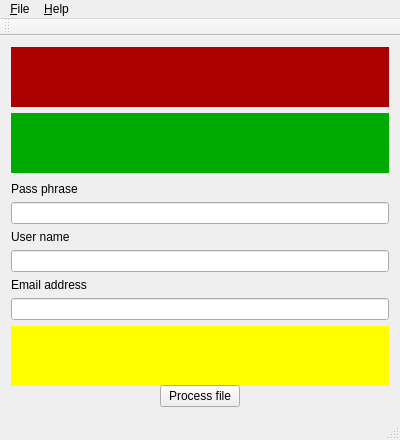
<?xml version="1.0" encoding="UTF-8"?>
<ui version="4.0">
 <class>CMainWindow</class>
 <widget class="QMainWindow" name="CMainWindow">
  <property name="geometry">
   <rect>
    <x>0</x>
    <y>0</y>
    <width>400</width>
    <height>440</height>
   </rect>
  </property>
  <property name="minimumSize">
   <size>
    <width>400</width>
    <height>440</height>
   </size>
  </property>
  <property name="windowTitle">
   <string>BVDEncrypt</string>
  </property>
  <property name="windowIcon">
   <iconset>
    <normaloff>:/bvdencrypt/bvdfree.ico</normaloff>:/bvdencrypt/bvdfree.ico</iconset>
  </property>
  <widget class="QWidget" name="centralWidget">
   <layout class="QVBoxLayout" name="verticalLayout_2">
    <item>
     <widget class="CFileSelect" name="fsInputFile" native="true">
      <property name="minimumSize">
       <size>
        <width>250</width>
        <height>60</height>
       </size>
      </property>
      <property name="focusPolicy">
       <enum>Qt::StrongFocus</enum>
      </property>
      <property name="styleSheet">
       <string notr="true">background-color: rgb(170, 0, 0);</string>
      </property>
     </widget>
    </item>
    <item>
     <widget class="CFileSelect" name="fsRulesFile" native="true">
      <property name="minimumSize">
       <size>
        <width>250</width>
        <height>60</height>
       </size>
      </property>
      <property name="focusPolicy">
       <enum>Qt::StrongFocus</enum>
      </property>
      <property name="styleSheet">
       <string notr="true">background-color: rgb(0, 170, 0);</string>
      </property>
     </widget>
    </item>
    <item>
     <widget class="QWidget" name="containerWidget" native="true">
      <layout class="QVBoxLayout" name="verticalLayout">
       <property name="leftMargin">
        <number>0</number>
       </property>
       <property name="topMargin">
        <number>3</number>
       </property>
       <property name="rightMargin">
        <number>0</number>
       </property>
       <property name="bottomMargin">
        <number>0</number>
       </property>
       <item>
        <widget class="QLabel" name="label_5">
         <property name="text">
          <string>Pass phrase</string>
         </property>
        </widget>
       </item>
       <item>
        <widget class="QLineEdit" name="lePassPhrase"/>
       </item>
       <item>
        <widget class="QLabel" name="label_3">
         <property name="text">
          <string>User name</string>
         </property>
        </widget>
       </item>
       <item>
        <widget class="QLineEdit" name="leUserName"/>
       </item>
       <item>
        <widget class="QLabel" name="label_4">
         <property name="text">
          <string>Email address</string>
         </property>
        </widget>
       </item>
       <item>
        <widget class="QLineEdit" name="leEmail"/>
       </item>
       <item>
        <widget class="CFileSelect" name="fsOutputFile" native="true">
         <property name="minimumSize">
          <size>
           <width>250</width>
           <height>60</height>
          </size>
         </property>
         <property name="focusPolicy">
          <enum>Qt::StrongFocus</enum>
         </property>
         <property name="styleSheet">
          <string notr="true">background-color: rgb(255, 255, 0);</string>
         </property>
        </widget>
       </item>
       <item>
        <layout class="QHBoxLayout" name="horizontalLayout">
         <item>
          <spacer name="horizontalSpacer">
           <property name="orientation">
            <enum>Qt::Horizontal</enum>
           </property>
           <property name="sizeHint" stdset="0">
            <size>
             <width>40</width>
             <height>20</height>
            </size>
           </property>
          </spacer>
         </item>
         <item>
          <widget class="QPushButton" name="btnProcess">
           <property name="text">
            <string>Process file</string>
           </property>
          </widget>
         </item>
         <item>
          <spacer name="horizontalSpacer_2">
           <property name="orientation">
            <enum>Qt::Horizontal</enum>
           </property>
           <property name="sizeHint" stdset="0">
            <size>
             <width>40</width>
             <height>20</height>
            </size>
           </property>
          </spacer>
         </item>
        </layout>
       </item>
      </layout>
     </widget>
    </item>
    <item>
     <spacer name="verticalSpacer">
      <property name="orientation">
       <enum>Qt::Vertical</enum>
      </property>
      <property name="sizeHint" stdset="0">
       <size>
        <width>20</width>
        <height>1</height>
       </size>
      </property>
     </spacer>
    </item>
   </layout>
  </widget>
  <widget class="QMenuBar" name="menuBar">
   <property name="geometry">
    <rect>
     <x>0</x>
     <y>0</y>
     <width>400</width>
     <height>18</height>
    </rect>
   </property>
   <widget class="QMenu" name="menu_File">
    <property name="title">
     <string>&amp;File</string>
    </property>
    <addaction name="acnQuit"/>
   </widget>
   <widget class="QMenu" name="menu_Help">
    <property name="title">
     <string>&amp;Help</string>
    </property>
    <addaction name="acnAbout"/>
   </widget>
   <addaction name="menu_File"/>
   <addaction name="menu_Help"/>
  </widget>
  <widget class="QToolBar" name="mainToolBar">
   <attribute name="toolBarArea">
    <enum>TopToolBarArea</enum>
   </attribute>
   <attribute name="toolBarBreak">
    <bool>false</bool>
   </attribute>
  </widget>
  <widget class="QStatusBar" name="statusBar"/>
  <action name="acnQuit">
   <property name="text">
    <string>&amp;Quit</string>
   </property>
  </action>
  <action name="acnAbout">
   <property name="text">
    <string>&amp;About...</string>
   </property>
   <property name="iconText">
    <string>About...</string>
   </property>
   <property name="toolTip">
    <string>About...</string>
   </property>
  </action>
 </widget>
 <layoutdefault spacing="6" margin="11"/>
 <customwidgets>
  <customwidget>
   <class>CFileSelect</class>
   <extends>QWidget</extends>
   <header>qt_widgets/cfileselect.h</header>
   <container>1</container>
  </customwidget>
 </customwidgets>
 <tabstops>
  <tabstop>fsInputFile</tabstop>
  <tabstop>fsRulesFile</tabstop>
  <tabstop>lePassPhrase</tabstop>
  <tabstop>leUserName</tabstop>
  <tabstop>leEmail</tabstop>
  <tabstop>fsOutputFile</tabstop>
  <tabstop>btnProcess</tabstop>
 </tabstops>
 <resources/>
 <connections/>
</ui>
